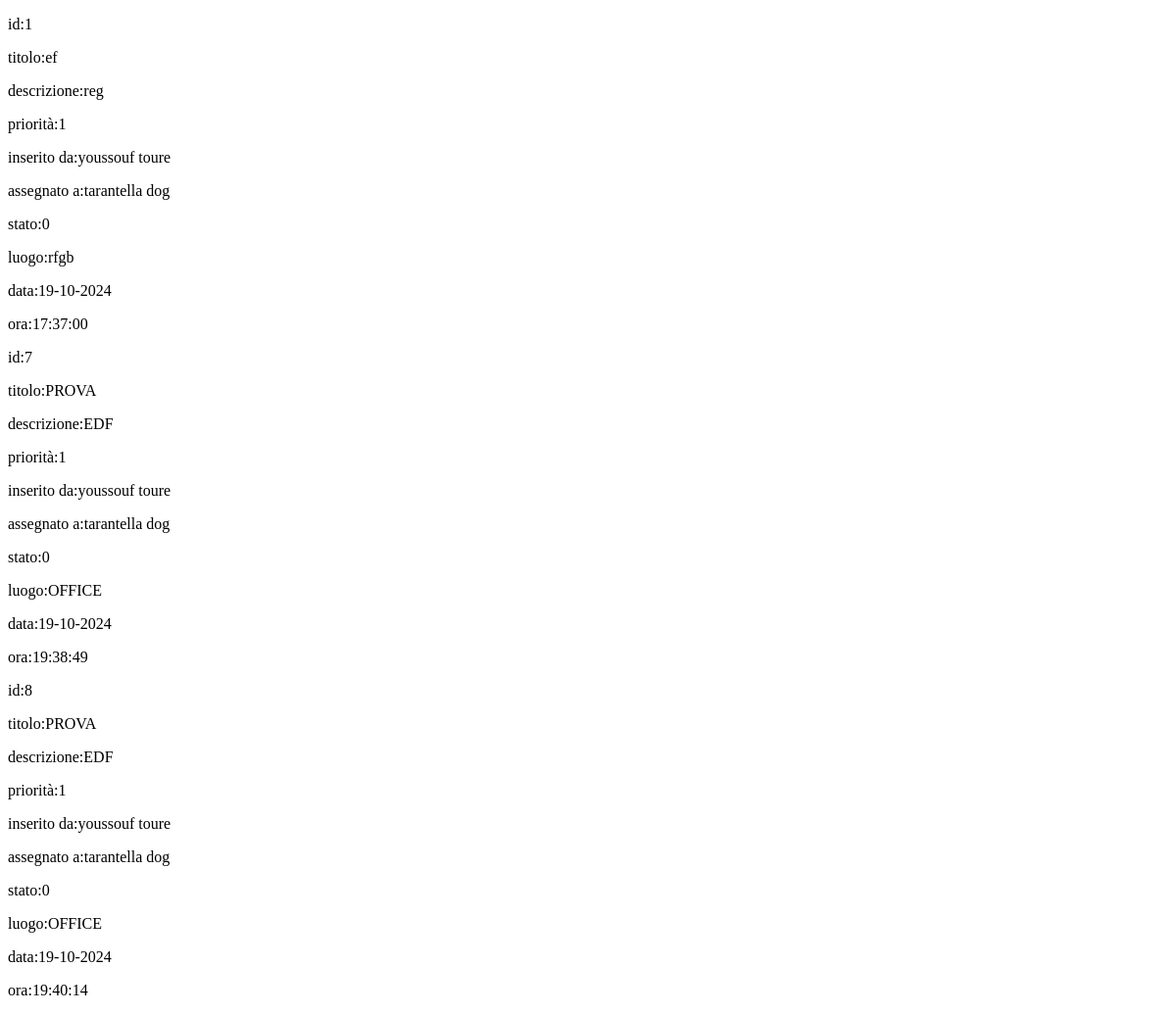
/visualizzaTask/da_fare (signed in), run on the app's committed database.
### tables this page shows
CREATE TABLE task
(
	id_task INTEGER PRIMARY KEY AUTOINCREMENT,
	titolo  TEXT,
	descrizione TEXT,
	priorità INTEGER,
	id_utente INTEGER,
	assegnatoA INTEGER,
	stato INTEGER,
	luogo TEXT,
	data DATE,
	ora TIME,
	FOREIGN KEY (id_utente) REFERENCES users (id_utente),
	FOREIGN KEY (assegnatoA) REFERENCES users (id_utente)

);

CREATE TABLE users
(
	id_utente INTEGER PRIMARY KEY AUTOINCREMENT,
	nome TEXT,
	cognome TEXT,
	azienda TEXT,
	mail TEXT,
	passw VARCHAR[255],
	reparto TEXT
);

### app.py (the view)
@app.route('/visualizzaTask/<stato>')
def visualizzaTask(stato):
    db=qDb.db()
    if stato == 'da_fare':
        task=qTask.visualizzaTutteDaCompletare(db, session['userId'])
    elif stato == 'in_sospeso':
        task=qTask.visualizzaTutteSospese(db, session['userId'])
    elif stato == 'chiuse':
        task=qTask.visualizzaTutteCompletate(db, session['userId'])
    elif stato == 'da_fareB':
        task=qTask.visualizzaTutteDaCompletareAssegnatemi(db, session['userId'])
    elif stato == 'in_sospesoB':
        task=qTask.visualizzaTutteSospeseAssegnatemi(db, session['userId'])
    elif stato == 'chiuseB':
        task=qTask.visualizzaTutteCompletateAssegnatemi(db, session['userId'])
    db.close()
    return render_template('vis.html', task=task, stato=stato)

### algoritmi/queryDb.py (called while the page is built)
     @staticmethod
     def db():
        DATABASE = 'dati.db'
        db = getattr(g, 'database', None)
        if db is None:
            db = g._database = sqlite3.connect(DATABASE)
        return db

### algoritmi/queryTask.py (called while the page is built)
    def visualizzaTutteDaCompletare(db, idU):
          cursore = db.cursor()
          query=(f"SELECT t.id_task, t.titolo, t.descrizione, t.priorità, u_creatore.nome AS daNome, u_creatore.cognome AS daCognome, u_creatore.reparto AS daReparto, u_assegnato.nome AS aNome, u_assegnato.cognome AS aCognome, u_assegnato.reparto AS aReparto, t.data, t.ora, t.stato, t.luogo FROM task t JOIN users u_creatore ON t.id_utente = u_creatore.id_utente LEFT JOIN users u_assegnato ON t.assegnatoA= u_assegnato.id_utente WHERE t.stato=0 AND u_creatore.id_utente=?;")
          cursore.execute(query, (idU,))
          taskDaCompletare = cursore.fetchall()
          return taskDaCompletare

### templates/vis.html (shortened to what this page needs)
<!DOCTYPE html>
<head>
    <link type="text/css" rel="stylesheet" href="{{ url_for('static', filename='templates.css') }}" />
</head>
<body class="body">
    <div class="pannello1">
        <div class="task">
            {% for ta in task %}
                <p>id:{{ta[0]}}</p>
                <p>titolo:{{ta[1]}}</p>
                <p>descrizione:{{ta[2]}}</p>
                <p>priorità:{{ta[3]}}</p>
                <p>inserito da:{{ta[4]}} {{ta[5]}}</p>
                <p>assegnato a:{{ta[7]}} {{ta[8]}}</p>
                <p>stato:{{ta[12]}}</p>
                <p>luogo:{{ta[13]}}</p>
                <p>data:{{ta[10]}}</p>
                <p>ora:{{ta[11]}}</p>
            {% endfor %}
        </div>
    </div>
</body>

### data on the page
task: id_task "1", titolo "ef", descrizione "reg", priorità "1", nome "youssouf", cognome "toure", nome "tarantella", cognome "dog", stato "0", luogo "rfgb", data "19-10-2024", ora "17:37:00"
task: id_task "7", titolo "PROVA", descrizione "EDF", priorità "1", nome "youssouf", cognome "toure", nome "tarantella", cognome "dog", stato "0", luogo "OFFICE", data "19-10-2024", ora "19:38:49"
task: id_task "8", titolo "PROVA", descrizione "EDF", priorità "1", nome "youssouf", cognome "toure", nome "tarantella", cognome "dog", stato "0", luogo "OFFICE", data "19-10-2024", ora "19:40:14"
